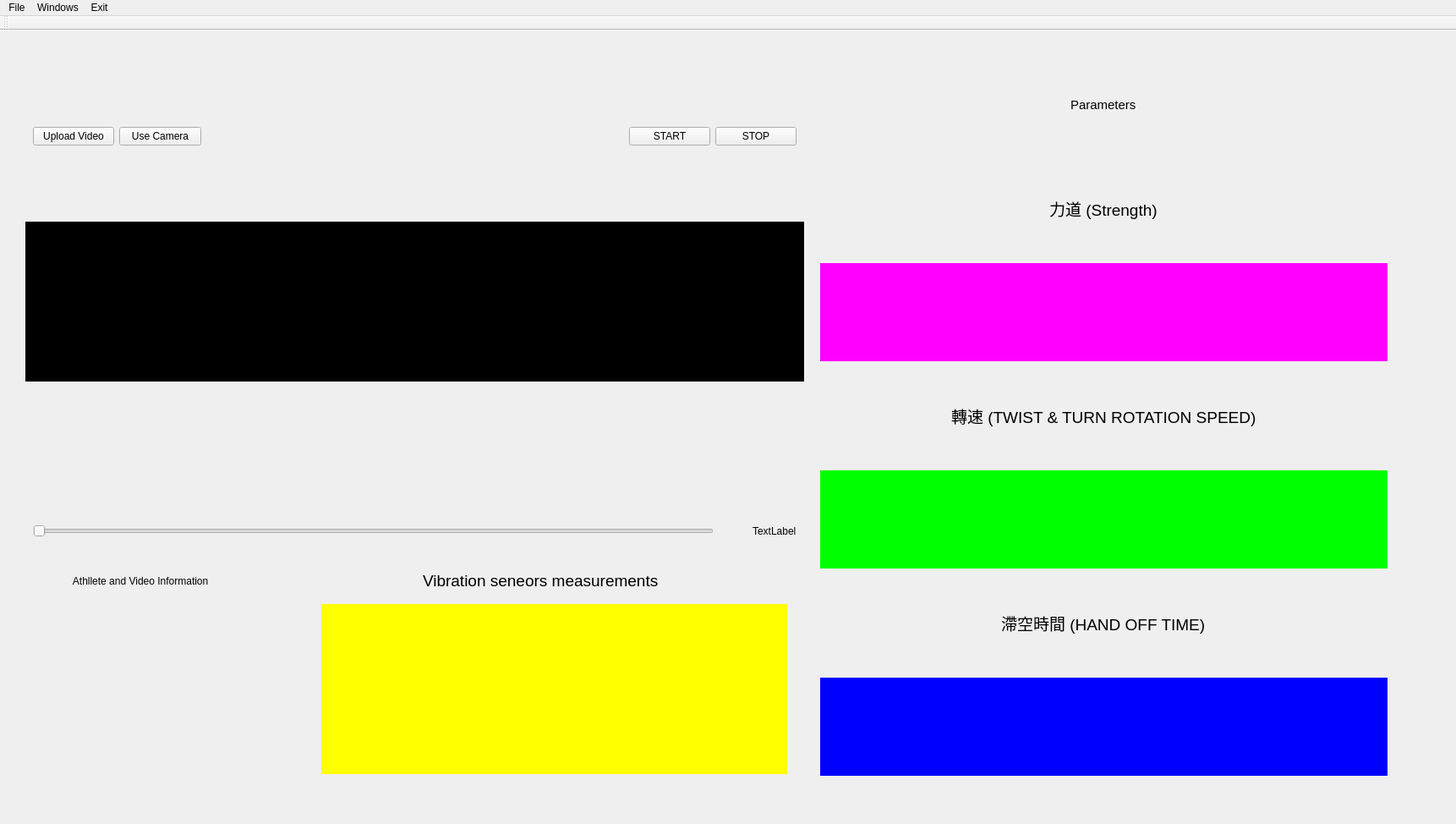
<?xml version="1.0" encoding="UTF-8"?>
<ui version="4.0">
 <class>MainWindow</class>
 <widget class="QMainWindow" name="MainWindow">
  <property name="geometry">
   <rect>
    <x>0</x>
    <y>0</y>
    <width>1722</width>
    <height>974</height>
   </rect>
  </property>
  <property name="windowTitle">
   <string>MainWindow</string>
  </property>
  <property name="layoutDirection">
   <enum>Qt::LeftToRight</enum>
  </property>
  <widget class="QWidget" name="centralwidget">
   <widget class="QWidget" name="verticalLayoutWidget">
    <property name="geometry">
     <rect>
      <x>970</x>
      <y>30</y>
      <width>671</width>
      <height>851</height>
     </rect>
    </property>
    <layout class="QVBoxLayout" name="right_layout">
     <item alignment="Qt::AlignHCenter">
      <widget class="QLabel" name="label_2">
       <property name="font">
        <font>
         <pointsize>11</pointsize>
        </font>
       </property>
       <property name="text">
        <string>Parameters</string>
       </property>
      </widget>
     </item>
     <item alignment="Qt::AlignHCenter">
      <widget class="QLabel" name="label_3">
       <property name="font">
        <font>
         <pointsize>14</pointsize>
        </font>
       </property>
       <property name="text">
        <string>力道 (Strength)</string>
       </property>
      </widget>
     </item>
     <item>
      <widget class="PlotWidget" name="head_height_pg" native="true">
       <property name="styleSheet">
        <string notr="true">background-color: rgb(255, 0, 255);</string>
       </property>
      </widget>
     </item>
     <item alignment="Qt::AlignHCenter">
      <widget class="QLabel" name="label_4">
       <property name="font">
        <font>
         <pointsize>14</pointsize>
        </font>
       </property>
       <property name="text">
        <string>轉速 (TWIST &amp; TURN ROTATION SPEED)</string>
       </property>
      </widget>
     </item>
     <item>
      <widget class="PlotWidget" name="twist_pg" native="true">
       <property name="styleSheet">
        <string notr="true">background-color: rgb(0, 255, 0);</string>
       </property>
      </widget>
     </item>
     <item alignment="Qt::AlignHCenter">
      <widget class="QLabel" name="label_5">
       <property name="font">
        <font>
         <pointsize>14</pointsize>
        </font>
       </property>
       <property name="text">
        <string>滯空時間 (HAND OFF TIME)</string>
       </property>
      </widget>
     </item>
     <item>
      <widget class="PlotWidget" name="hand_off_pg" native="true">
       <property name="styleSheet">
        <string notr="true">background-color: rgb(0, 0, 255);</string>
       </property>
      </widget>
     </item>
    </layout>
   </widget>
   <widget class="QWidget" name="verticalLayoutWidget_2">
    <property name="geometry">
     <rect>
      <x>30</x>
      <y>30</y>
      <width>921</width>
      <height>581</height>
     </rect>
    </property>
    <layout class="QVBoxLayout" name="left_layout">
     <item>
      <layout class="QVBoxLayout" name="media_layout">
       <item>
        <widget class="QWidget" name="button_widget" native="true">
         <property name="enabled">
          <bool>true</bool>
         </property>
         <layout class="QHBoxLayout" name="horizontalLayout_2">
          <item>
           <widget class="QPushButton" name="Upload_video">
            <property name="text">
             <string>Upload Video</string>
            </property>
           </widget>
          </item>
          <item>
           <widget class="QPushButton" name="Use_camera">
            <property name="text">
             <string>Use Camera</string>
            </property>
           </widget>
          </item>
          <item>
           <spacer name="horizontalSpacer">
            <property name="orientation">
             <enum>Qt::Horizontal</enum>
            </property>
            <property name="sizeType">
             <enum>QSizePolicy::Fixed</enum>
            </property>
            <property name="sizeHint" stdset="0">
             <size>
              <width>500</width>
              <height>20</height>
             </size>
            </property>
           </spacer>
          </item>
          <item>
           <widget class="QPushButton" name="playBtn">
            <property name="text">
             <string>START</string>
            </property>
           </widget>
          </item>
          <item>
           <widget class="QPushButton" name="stopBtn">
            <property name="text">
             <string>STOP</string>
            </property>
           </widget>
          </item>
         </layout>
        </widget>
       </item>
       <item>
        <widget class="QLabel" name="main_canvas">
         <property name="sizePolicy">
          <sizepolicy hsizetype="Preferred" vsizetype="Preferred">
           <horstretch>0</horstretch>
           <verstretch>0</verstretch>
          </sizepolicy>
         </property>
         <property name="styleSheet">
          <string notr="true">background-color: rgb(0, 0, 0);</string>
         </property>
         <property name="text">
          <string>indicate video</string>
         </property>
        </widget>
       </item>
       <item alignment="Qt::AlignBottom">
        <widget class="QWidget" name="video_progress" native="true">
         <layout class="QHBoxLayout" name="horizontalLayout_3">
          <item>
           <widget class="QSlider" name="tl_slider">
            <property name="orientation">
             <enum>Qt::Horizontal</enum>
            </property>
           </widget>
          </item>
          <item>
           <spacer name="horizontalSpacer_2">
            <property name="orientation">
             <enum>Qt::Horizontal</enum>
            </property>
            <property name="sizeType">
             <enum>QSizePolicy::Minimum</enum>
            </property>
            <property name="sizeHint" stdset="0">
             <size>
              <width>40</width>
              <height>20</height>
             </size>
            </property>
           </spacer>
          </item>
          <item>
           <widget class="QLabel" name="position_label">
            <property name="text">
             <string>TextLabel</string>
            </property>
           </widget>
          </item>
         </layout>
        </widget>
       </item>
      </layout>
     </item>
    </layout>
   </widget>
   <widget class="QLabel" name="Vibration_sensor">
    <property name="geometry">
     <rect>
      <x>500</x>
      <y>630</y>
      <width>316</width>
      <height>41</height>
     </rect>
    </property>
    <property name="font">
     <font>
      <pointsize>14</pointsize>
     </font>
    </property>
    <property name="text">
     <string>Vibration seneors measurements</string>
    </property>
   </widget>
   <widget class="QLabel" name="athelete_title">
    <property name="geometry">
     <rect>
      <x>30</x>
      <y>630</y>
      <width>281</width>
      <height>41</height>
     </rect>
    </property>
    <property name="mouseTracking">
     <bool>false</bool>
    </property>
    <property name="text">
     <string>                 Athllete and Video Information</string>
    </property>
    <property name="margin">
     <number>-2</number>
    </property>
   </widget>
   <widget class="PlotWidget" name="sensors_pg" native="true">
    <property name="enabled">
     <bool>true</bool>
    </property>
    <property name="geometry">
     <rect>
      <x>380</x>
      <y>678</y>
      <width>551</width>
      <height>201</height>
     </rect>
    </property>
    <property name="sizePolicy">
     <sizepolicy hsizetype="Preferred" vsizetype="Preferred">
      <horstretch>0</horstretch>
      <verstretch>0</verstretch>
     </sizepolicy>
    </property>
    <property name="font">
     <font>
      <weight>50</weight>
      <bold>false</bold>
     </font>
    </property>
    <property name="layoutDirection">
     <enum>Qt::LeftToRight</enum>
    </property>
    <property name="styleSheet">
     <string notr="true">background-color: rgb(255, 255, 0);</string>
    </property>
   </widget>
   <widget class="QWidget" name="athelete_data" native="true">
    <property name="geometry">
     <rect>
      <x>30</x>
      <y>680</y>
      <width>291</width>
      <height>181</height>
     </rect>
    </property>
   </widget>
  </widget>
  <widget class="QMenuBar" name="menuBar">
   <property name="geometry">
    <rect>
     <x>0</x>
     <y>0</y>
     <width>1722</width>
     <height>20</height>
    </rect>
   </property>
   <widget class="QMenu" name="menu">
    <property name="title">
     <string>File</string>
    </property>
   </widget>
   <widget class="QMenu" name="menuWindows">
    <property name="title">
     <string>Windows</string>
    </property>
    <addaction name="actionMivos"/>
    <addaction name="actionMotion_Analysis"/>
   </widget>
   <widget class="QMenu" name="menuExit">
    <property name="title">
     <string>Exit</string>
    </property>
   </widget>
   <addaction name="menu"/>
   <addaction name="menuWindows"/>
   <addaction name="menuExit"/>
  </widget>
  <widget class="QToolBar" name="toolBar">
   <property name="windowTitle">
    <string>toolBar</string>
   </property>
   <attribute name="toolBarArea">
    <enum>TopToolBarArea</enum>
   </attribute>
   <attribute name="toolBarBreak">
    <bool>false</bool>
   </attribute>
  </widget>
  <action name="actionMivos">
   <property name="text">
    <string>Mivos</string>
   </property>
  </action>
  <action name="actionMotion_Analysis">
   <property name="text">
    <string>Motion Analysis</string>
   </property>
  </action>
 </widget>
 <customwidgets>
  <customwidget>
   <class>PlotWidget</class>
   <extends>QWidget</extends>
   <header>pyqtgraph</header>
   <container>1</container>
  </customwidget>
 </customwidgets>
 <resources/>
 <connections/>
</ui>
